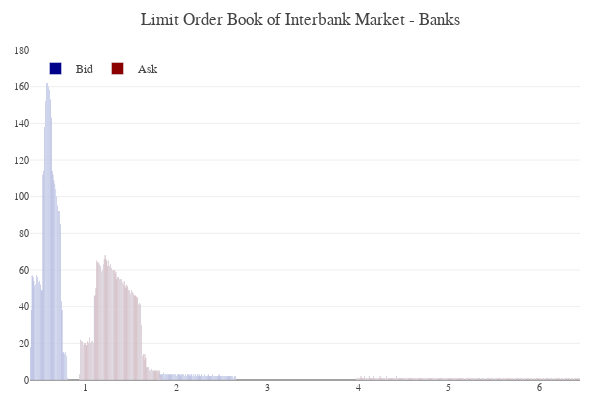

The code cell stored with this chart in its notebook:
### Markdown cell above
### Interbank Limit Order Book

### Code cell
model.bank_details.lob(steps, agent = 'Banks')

### Figure 1 — Plotly figure (JSON) as saved in the notebook; plotly's stock layout.template omitted (floating-point values rounded to 4 significant figures; data arrays with more than 128 entries replaced by an {"elided": "..."} marker saying what was removed)
{"data": [{"marker": {"color": "darkblue"}, "name": "Bid", "type": "bar", "x": {"elided": "129 float values"}, "xaxis": "x", "y": {"elided": "129 int values"}, "yaxis": "y"}, {"marker": {"color": "darkred"}, "name": "Ask", "type": "bar", "x": {"elided": "299 float values"}, "xaxis": "x", "y": {"elided": "299 int values"}, "yaxis": "y"}], "layout": {"height": 400, "hovermode": "closest", "legend": {"orientation": "h", "x": 0.01, "xanchor": "left", "y": 0.9, "yanchor": "bottom"}, "margin": {"b": 20, "l": 30, "r": 20, "t": 50}, "showlegend": true, "title": {"text": "Limit Order Book of Interbank Market - Banks"}, "width": 600, "xaxis": {"anchor": "y", "domain": [0, 1], "showgrid": false, "tickfont": {"size": 10}}, "yaxis": {"anchor": "x", "domain": [0, 1], "side": "left", "tickfont": {"size": 10}}}}
